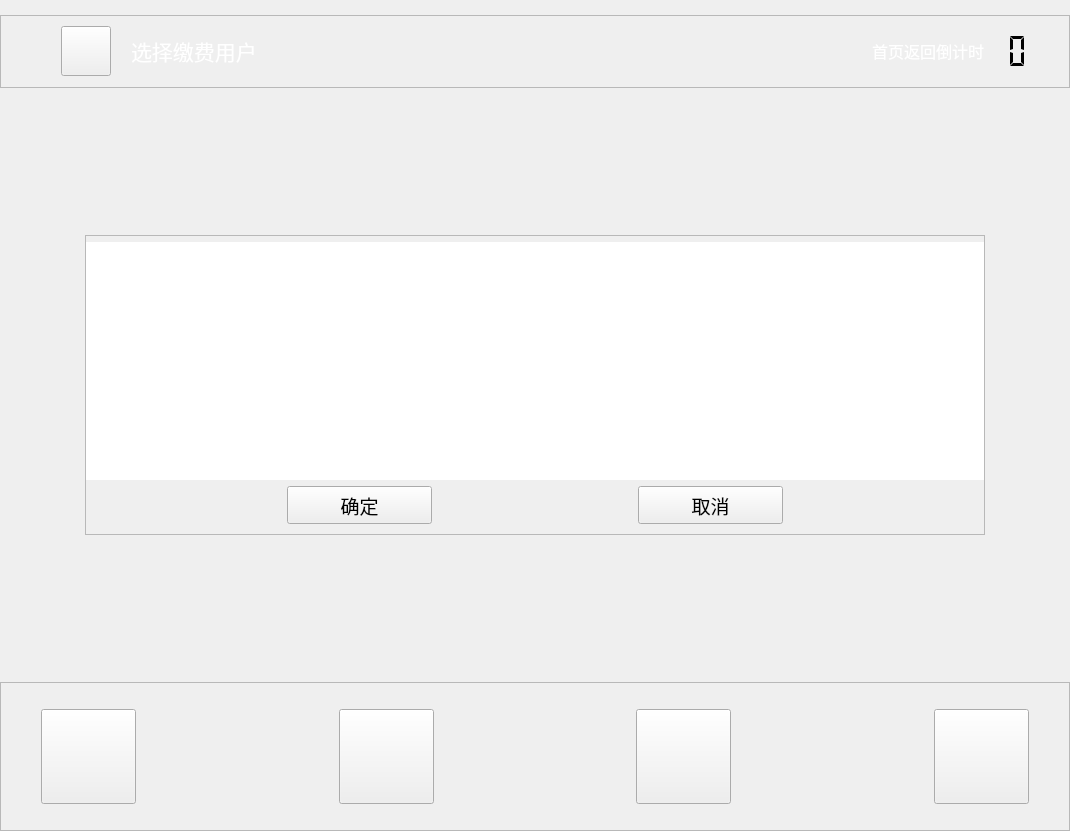
<?xml version="1.0" encoding="UTF-8"?>
<ui version="4.0">
 <class>ChoiceUser</class>
 <widget class="QWidget" name="ChoiceUser">
  <property name="geometry">
   <rect>
    <x>0</x>
    <y>0</y>
    <width>1070</width>
    <height>831</height>
   </rect>
  </property>
  <property name="windowTitle">
   <string>Form</string>
  </property>
  <layout class="QVBoxLayout" name="verticalLayout">
   <property name="spacing">
    <number>0</number>
   </property>
   <property name="leftMargin">
    <number>0</number>
   </property>
   <property name="topMargin">
    <number>0</number>
   </property>
   <property name="rightMargin">
    <number>0</number>
   </property>
   <property name="bottomMargin">
    <number>0</number>
   </property>
   <item>
    <spacer name="verticalSpacer_2">
     <property name="orientation">
      <enum>Qt::Vertical</enum>
     </property>
     <property name="sizeType">
      <enum>QSizePolicy::Fixed</enum>
     </property>
     <property name="sizeHint" stdset="0">
      <size>
       <width>20</width>
       <height>15</height>
      </size>
     </property>
    </spacer>
   </item>
   <item>
    <widget class="QFrame" name="frame_4">
     <property name="sizePolicy">
      <sizepolicy hsizetype="Preferred" vsizetype="Fixed">
       <horstretch>0</horstretch>
       <verstretch>0</verstretch>
      </sizepolicy>
     </property>
     <property name="frameShape">
      <enum>QFrame::StyledPanel</enum>
     </property>
     <property name="frameShadow">
      <enum>QFrame::Raised</enum>
     </property>
     <layout class="QHBoxLayout" name="horizontalLayout_9">
      <property name="spacing">
       <number>0</number>
      </property>
      <property name="leftMargin">
       <number>0</number>
      </property>
      <property name="topMargin">
       <number>0</number>
      </property>
      <property name="rightMargin">
       <number>0</number>
      </property>
      <property name="bottomMargin">
       <number>0</number>
      </property>
      <item>
       <spacer name="horizontalSpacer_47">
        <property name="orientation">
         <enum>Qt::Horizontal</enum>
        </property>
        <property name="sizeType">
         <enum>QSizePolicy::Fixed</enum>
        </property>
        <property name="sizeHint" stdset="0">
         <size>
          <width>60</width>
          <height>20</height>
         </size>
        </property>
       </spacer>
      </item>
      <item>
       <widget class="QPushButton" name="pushButton_back">
        <property name="sizePolicy">
         <sizepolicy hsizetype="Fixed" vsizetype="Fixed">
          <horstretch>0</horstretch>
          <verstretch>0</verstretch>
         </sizepolicy>
        </property>
        <property name="minimumSize">
         <size>
          <width>50</width>
          <height>50</height>
         </size>
        </property>
        <property name="maximumSize">
         <size>
          <width>50</width>
          <height>50</height>
         </size>
        </property>
        <property name="focusPolicy">
         <enum>Qt::NoFocus</enum>
        </property>
        <property name="styleSheet">
         <string notr="true">border-image: url(:/image/picture/qietu/返回.png);</string>
        </property>
        <property name="text">
         <string/>
        </property>
       </widget>
      </item>
      <item>
       <spacer name="horizontalSpacer_9">
        <property name="orientation">
         <enum>Qt::Horizontal</enum>
        </property>
        <property name="sizeType">
         <enum>QSizePolicy::Fixed</enum>
        </property>
        <property name="sizeHint" stdset="0">
         <size>
          <width>20</width>
          <height>20</height>
         </size>
        </property>
       </spacer>
      </item>
      <item>
       <widget class="QLabel" name="label_9">
        <property name="sizePolicy">
         <sizepolicy hsizetype="Preferred" vsizetype="Fixed">
          <horstretch>0</horstretch>
          <verstretch>0</verstretch>
         </sizepolicy>
        </property>
        <property name="minimumSize">
         <size>
          <width>0</width>
          <height>50</height>
         </size>
        </property>
        <property name="maximumSize">
         <size>
          <width>16777215</width>
          <height>50</height>
         </size>
        </property>
        <property name="font">
         <font>
          <family>微软雅黑</family>
          <pointsize>16</pointsize>
         </font>
        </property>
        <property name="text">
         <string>&lt;html&gt;&lt;head/&gt;&lt;body&gt;&lt;p&gt;&lt;span style=&quot; color:#ffffff;&quot;&gt;选择缴费用户&lt;/span&gt;&lt;/p&gt;&lt;/body&gt;&lt;/html&gt;</string>
        </property>
       </widget>
      </item>
      <item>
       <spacer name="horizontalSpacer_15">
        <property name="orientation">
         <enum>Qt::Horizontal</enum>
        </property>
        <property name="sizeHint" stdset="0">
         <size>
          <width>249</width>
          <height>20</height>
         </size>
        </property>
       </spacer>
      </item>
      <item>
       <widget class="QLabel" name="label">
        <property name="font">
         <font>
          <family>微软雅黑</family>
          <pointsize>12</pointsize>
         </font>
        </property>
        <property name="text">
         <string>&lt;html&gt;&lt;head/&gt;&lt;body&gt;&lt;p&gt;&lt;span style=&quot; color:#ffffff;&quot;&gt;首页返回倒计时&lt;/span&gt;&lt;/p&gt;&lt;/body&gt;&lt;/html&gt;</string>
        </property>
       </widget>
      </item>
      <item>
       <widget class="QLCDNumber" name="lcdNumber">
        <property name="sizePolicy">
         <sizepolicy hsizetype="Fixed" vsizetype="Fixed">
          <horstretch>0</horstretch>
          <verstretch>0</verstretch>
         </sizepolicy>
        </property>
        <property name="minimumSize">
         <size>
          <width>50</width>
          <height>50</height>
         </size>
        </property>
        <property name="maximumSize">
         <size>
          <width>50</width>
          <height>50</height>
         </size>
        </property>
        <property name="font">
         <font>
          <family>微软雅黑</family>
          <pointsize>12</pointsize>
         </font>
        </property>
        <property name="layoutDirection">
         <enum>Qt::LeftToRight</enum>
        </property>
        <property name="autoFillBackground">
         <bool>false</bool>
        </property>
        <property name="inputMethodHints">
         <set>Qt::ImhNone</set>
        </property>
        <property name="frameShape">
         <enum>QFrame::NoFrame</enum>
        </property>
        <property name="frameShadow">
         <enum>QFrame::Plain</enum>
        </property>
        <property name="lineWidth">
         <number>0</number>
        </property>
        <property name="midLineWidth">
         <number>0</number>
        </property>
        <property name="smallDecimalPoint">
         <bool>true</bool>
        </property>
        <property name="digitCount">
         <number>2</number>
        </property>
        <property name="segmentStyle">
         <enum>QLCDNumber::Flat</enum>
        </property>
       </widget>
      </item>
      <item>
       <spacer name="verticalSpacer_12">
        <property name="orientation">
         <enum>Qt::Vertical</enum>
        </property>
        <property name="sizeType">
         <enum>QSizePolicy::Fixed</enum>
        </property>
        <property name="sizeHint" stdset="0">
         <size>
          <width>20</width>
          <height>71</height>
         </size>
        </property>
       </spacer>
      </item>
      <item>
       <spacer name="horizontalSpacer_16">
        <property name="orientation">
         <enum>Qt::Horizontal</enum>
        </property>
        <property name="sizeType">
         <enum>QSizePolicy::Fixed</enum>
        </property>
        <property name="sizeHint" stdset="0">
         <size>
          <width>15</width>
          <height>20</height>
         </size>
        </property>
       </spacer>
      </item>
     </layout>
    </widget>
   </item>
   <item>
    <spacer name="verticalSpacer_4">
     <property name="orientation">
      <enum>Qt::Vertical</enum>
     </property>
     <property name="sizeHint" stdset="0">
      <size>
       <width>20</width>
       <height>40</height>
      </size>
     </property>
    </spacer>
   </item>
   <item>
    <layout class="QHBoxLayout" name="horizontalLayout_2">
     <item>
      <spacer name="horizontalSpacer_3">
       <property name="orientation">
        <enum>Qt::Horizontal</enum>
       </property>
       <property name="sizeHint" stdset="0">
        <size>
         <width>40</width>
         <height>20</height>
        </size>
       </property>
      </spacer>
     </item>
     <item>
      <widget class="QFrame" name="frame">
       <property name="sizePolicy">
        <sizepolicy hsizetype="Fixed" vsizetype="Fixed">
         <horstretch>0</horstretch>
         <verstretch>0</verstretch>
        </sizepolicy>
       </property>
       <property name="minimumSize">
        <size>
         <width>900</width>
         <height>300</height>
        </size>
       </property>
       <property name="maximumSize">
        <size>
         <width>900</width>
         <height>300</height>
        </size>
       </property>
       <property name="font">
        <font>
         <family>微软雅黑</family>
         <pointsize>14</pointsize>
        </font>
       </property>
       <property name="frameShape">
        <enum>QFrame::StyledPanel</enum>
       </property>
       <property name="frameShadow">
        <enum>QFrame::Raised</enum>
       </property>
       <layout class="QVBoxLayout" name="verticalLayout_2">
        <property name="leftMargin">
         <number>0</number>
        </property>
        <property name="topMargin">
         <number>6</number>
        </property>
        <property name="rightMargin">
         <number>0</number>
        </property>
        <property name="bottomMargin">
         <number>0</number>
        </property>
        <item>
         <widget class="QTableWidget" name="tableWidget">
          <property name="font">
           <font>
            <pointsize>10</pointsize>
           </font>
          </property>
          <property name="focusPolicy">
           <enum>Qt::NoFocus</enum>
          </property>
          <property name="styleSheet">
           <string notr="true"/>
          </property>
          <property name="frameShape">
           <enum>QFrame::NoFrame</enum>
          </property>
          <property name="frameShadow">
           <enum>QFrame::Plain</enum>
          </property>
          <property name="verticalScrollBarPolicy">
           <enum>Qt::ScrollBarAlwaysOff</enum>
          </property>
          <property name="horizontalScrollBarPolicy">
           <enum>Qt::ScrollBarAlwaysOff</enum>
          </property>
          <property name="textElideMode">
           <enum>Qt::ElideMiddle</enum>
          </property>
          <property name="showGrid">
           <bool>false</bool>
          </property>
          <property name="gridStyle">
           <enum>Qt::SolidLine</enum>
          </property>
         </widget>
        </item>
        <item>
         <layout class="QHBoxLayout" name="horizontalLayout">
          <item>
           <spacer name="horizontalSpacer_6">
            <property name="orientation">
             <enum>Qt::Horizontal</enum>
            </property>
            <property name="sizeHint" stdset="0">
             <size>
              <width>40</width>
              <height>20</height>
             </size>
            </property>
           </spacer>
          </item>
          <item>
           <widget class="QPushButton" name="pushButton">
            <property name="minimumSize">
             <size>
              <width>145</width>
              <height>38</height>
             </size>
            </property>
            <property name="maximumSize">
             <size>
              <width>145</width>
              <height>38</height>
             </size>
            </property>
            <property name="font">
             <font>
              <family>微软雅黑</family>
              <pointsize>14</pointsize>
             </font>
            </property>
            <property name="styleSheet">
             <string notr="true">border-image: url(:/image/picture/qietu/enable_button.png);</string>
            </property>
            <property name="text">
             <string>确定</string>
            </property>
           </widget>
          </item>
          <item>
           <spacer name="horizontalSpacer_7">
            <property name="orientation">
             <enum>Qt::Horizontal</enum>
            </property>
            <property name="sizeHint" stdset="0">
             <size>
              <width>40</width>
              <height>20</height>
             </size>
            </property>
           </spacer>
          </item>
          <item>
           <widget class="QPushButton" name="pushButton_2">
            <property name="minimumSize">
             <size>
              <width>145</width>
              <height>38</height>
             </size>
            </property>
            <property name="maximumSize">
             <size>
              <width>145</width>
              <height>38</height>
             </size>
            </property>
            <property name="font">
             <font>
              <family>微软雅黑</family>
              <pointsize>14</pointsize>
             </font>
            </property>
            <property name="styleSheet">
             <string notr="true">border-image: url(:/image/picture/qietu/disable_button.png);</string>
            </property>
            <property name="text">
             <string>取消</string>
            </property>
           </widget>
          </item>
          <item>
           <spacer name="horizontalSpacer_8">
            <property name="orientation">
             <enum>Qt::Horizontal</enum>
            </property>
            <property name="sizeHint" stdset="0">
             <size>
              <width>40</width>
              <height>20</height>
             </size>
            </property>
           </spacer>
          </item>
         </layout>
        </item>
        <item>
         <spacer name="verticalSpacer_5">
          <property name="orientation">
           <enum>Qt::Vertical</enum>
          </property>
          <property name="sizeType">
           <enum>QSizePolicy::Fixed</enum>
          </property>
          <property name="sizeHint" stdset="0">
           <size>
            <width>10</width>
            <height>10</height>
           </size>
          </property>
         </spacer>
        </item>
       </layout>
      </widget>
     </item>
     <item>
      <spacer name="horizontalSpacer_4">
       <property name="orientation">
        <enum>Qt::Horizontal</enum>
       </property>
       <property name="sizeHint" stdset="0">
        <size>
         <width>40</width>
         <height>20</height>
        </size>
       </property>
      </spacer>
     </item>
    </layout>
   </item>
   <item>
    <spacer name="verticalSpacer">
     <property name="orientation">
      <enum>Qt::Vertical</enum>
     </property>
     <property name="sizeHint" stdset="0">
      <size>
       <width>20</width>
       <height>40</height>
      </size>
     </property>
    </spacer>
   </item>
   <item>
    <widget class="QFrame" name="frame_5">
     <property name="sizePolicy">
      <sizepolicy hsizetype="Preferred" vsizetype="Fixed">
       <horstretch>0</horstretch>
       <verstretch>0</verstretch>
      </sizepolicy>
     </property>
     <property name="minimumSize">
      <size>
       <width>0</width>
       <height>149</height>
      </size>
     </property>
     <property name="maximumSize">
      <size>
       <width>16777215</width>
       <height>149</height>
      </size>
     </property>
     <property name="frameShape">
      <enum>QFrame::StyledPanel</enum>
     </property>
     <property name="frameShadow">
      <enum>QFrame::Raised</enum>
     </property>
     <layout class="QGridLayout" name="gridLayout_4">
      <property name="leftMargin">
       <number>0</number>
      </property>
      <property name="topMargin">
       <number>0</number>
      </property>
      <property name="rightMargin">
       <number>0</number>
      </property>
      <property name="bottomMargin">
       <number>0</number>
      </property>
      <property name="spacing">
       <number>0</number>
      </property>
      <item row="0" column="3">
       <widget class="QPushButton" name="pushButton_purchase">
        <property name="sizePolicy">
         <sizepolicy hsizetype="Fixed" vsizetype="Fixed">
          <horstretch>0</horstretch>
          <verstretch>0</verstretch>
         </sizepolicy>
        </property>
        <property name="minimumSize">
         <size>
          <width>95</width>
          <height>95</height>
         </size>
        </property>
        <property name="maximumSize">
         <size>
          <width>95</width>
          <height>95</height>
         </size>
        </property>
        <property name="focusPolicy">
         <enum>Qt::NoFocus</enum>
        </property>
        <property name="text">
         <string/>
        </property>
       </widget>
      </item>
      <item row="0" column="7">
       <widget class="QPushButton" name="pushButton_public">
        <property name="sizePolicy">
         <sizepolicy hsizetype="Fixed" vsizetype="Fixed">
          <horstretch>0</horstretch>
          <verstretch>0</verstretch>
         </sizepolicy>
        </property>
        <property name="minimumSize">
         <size>
          <width>95</width>
          <height>95</height>
         </size>
        </property>
        <property name="maximumSize">
         <size>
          <width>95</width>
          <height>95</height>
         </size>
        </property>
        <property name="focusPolicy">
         <enum>Qt::NoFocus</enum>
        </property>
        <property name="text">
         <string/>
        </property>
       </widget>
      </item>
      <item row="0" column="2">
       <spacer name="horizontalSpacer_13">
        <property name="orientation">
         <enum>Qt::Horizontal</enum>
        </property>
        <property name="sizeHint" stdset="0">
         <size>
          <width>40</width>
          <height>20</height>
         </size>
        </property>
       </spacer>
      </item>
      <item row="0" column="8">
       <spacer name="horizontalSpacer_11">
        <property name="orientation">
         <enum>Qt::Horizontal</enum>
        </property>
        <property name="sizeType">
         <enum>QSizePolicy::Preferred</enum>
        </property>
        <property name="sizeHint" stdset="0">
         <size>
          <width>40</width>
          <height>20</height>
         </size>
        </property>
       </spacer>
      </item>
      <item row="0" column="1">
       <widget class="QPushButton" name="pushButton_home">
        <property name="sizePolicy">
         <sizepolicy hsizetype="Fixed" vsizetype="Fixed">
          <horstretch>0</horstretch>
          <verstretch>0</verstretch>
         </sizepolicy>
        </property>
        <property name="minimumSize">
         <size>
          <width>95</width>
          <height>95</height>
         </size>
        </property>
        <property name="maximumSize">
         <size>
          <width>95</width>
          <height>95</height>
         </size>
        </property>
        <property name="focusPolicy">
         <enum>Qt::NoFocus</enum>
        </property>
        <property name="styleSheet">
         <string notr="true"/>
        </property>
        <property name="text">
         <string/>
        </property>
       </widget>
      </item>
      <item row="0" column="0">
       <spacer name="horizontalSpacer_10">
        <property name="orientation">
         <enum>Qt::Horizontal</enum>
        </property>
        <property name="sizeType">
         <enum>QSizePolicy::Preferred</enum>
        </property>
        <property name="sizeHint" stdset="0">
         <size>
          <width>40</width>
          <height>20</height>
         </size>
        </property>
       </spacer>
      </item>
      <item row="0" column="4">
       <spacer name="horizontalSpacer_12">
        <property name="orientation">
         <enum>Qt::Horizontal</enum>
        </property>
        <property name="sizeHint" stdset="0">
         <size>
          <width>40</width>
          <height>20</height>
         </size>
        </property>
       </spacer>
      </item>
      <item row="0" column="6">
       <spacer name="horizontalSpacer_14">
        <property name="orientation">
         <enum>Qt::Horizontal</enum>
        </property>
        <property name="sizeHint" stdset="0">
         <size>
          <width>40</width>
          <height>20</height>
         </size>
        </property>
       </spacer>
      </item>
      <item row="0" column="5">
       <widget class="QPushButton" name="pushButton_search">
        <property name="sizePolicy">
         <sizepolicy hsizetype="Fixed" vsizetype="Fixed">
          <horstretch>0</horstretch>
          <verstretch>0</verstretch>
         </sizepolicy>
        </property>
        <property name="minimumSize">
         <size>
          <width>95</width>
          <height>95</height>
         </size>
        </property>
        <property name="maximumSize">
         <size>
          <width>95</width>
          <height>95</height>
         </size>
        </property>
        <property name="focusPolicy">
         <enum>Qt::NoFocus</enum>
        </property>
        <property name="text">
         <string/>
        </property>
       </widget>
      </item>
     </layout>
    </widget>
   </item>
  </layout>
 </widget>
 <resources/>
 <connections/>
</ui>
